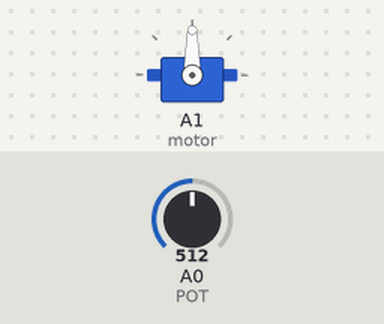
Simulated run of this sketch. Board: Arduino Uno, built with avr-gcc and run on an emulated ATmega328P. On the bench: servo. The inputs (shaded band) are chosen by the test bench; at power-on: A0 (POT) = 512.

Above: at 1.2 s.
1.3 s: A0 (POT) set to 716
At 2.3 s:
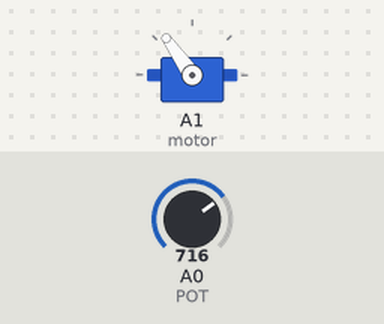
2.8 s: A0 (POT) set to 900
At 3.1 s:
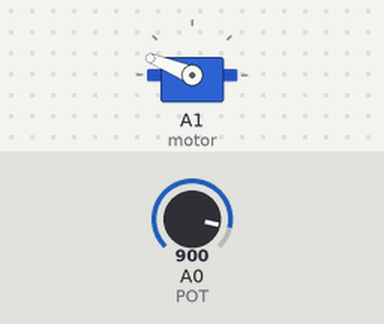
4.3 s: A0 (POT) set to 1023
At 5.5 s:
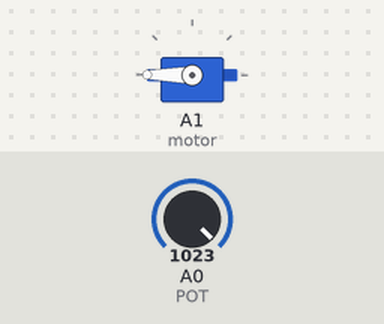
5.8 s: A0 (POT) set to 306
At 6.6 s:
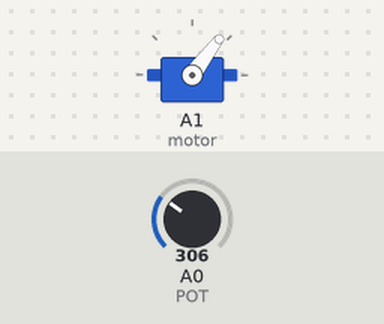
7.3 s: A0 (POT) set to 122
At 8.0 s:
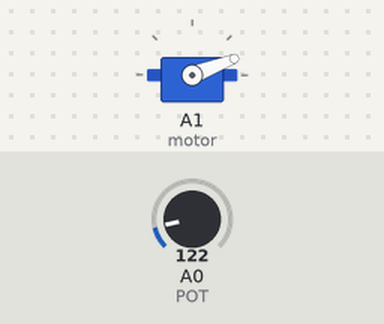
Timing chart, 0 to 9.8 s (numbered marks = the images above; inputs shaded):
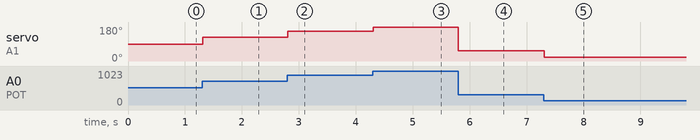

Measured:
- after the input at 1.3 s, servo on A1 (motor): 90° → 125° at once
- after the input at 2.8 s, servo on A1 (motor): 125° → 158° at once
- after the input at 4.3 s, servo on A1 (motor): 158° → 180° at once
- after the input at 5.8 s, servo on A1 (motor): 180° → 53° at once
- after the input at 7.3 s, servo on A1 (motor): 53° → 21° at once

The sketch:

servo.ino
```cpp
#include <Servo.h>
Servo motor;

int POT = A0;


void setup() {

  motor.attach(A1);

}

void loop() {

  int pot = analogRead(POT);
  pot = map(pot, 0,1023,0,180);
  motor.write(pot);
  delay(15);

}
```
